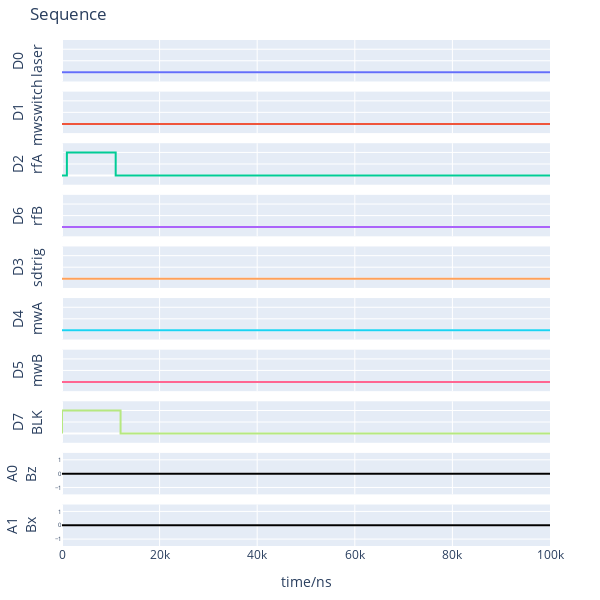

The cell this chart's notebook holds for it:
### Code cell
hm.pg.setSequence(sequence, reset=True)

hm.pg.setTrigger(start=TriggerStart.SOFTWARE, rearm=TriggerRearm.MANUAL)
hm.pg.plotSeq(plot_all=False)

### Figure 1 — Plotly figure (JSON) as saved in the notebook; plotly's stock layout.template omitted (floating-point values rounded to 4 significant figures)
{"data": [{"line": {"shape": "hv"}, "mode": "lines", "name": "D0", "type": "scatter", "x": [0, 100000], "xaxis": "x", "y": [0, 0], "yaxis": "y"}, {"line": {"shape": "hv"}, "mode": "lines", "name": "D1", "type": "scatter", "x": [0, 100000], "xaxis": "x2", "y": [0, 0], "yaxis": "y2"}, {"line": {"shape": "hv"}, "mode": "lines", "name": "D2", "type": "scatter", "x": [0, 0, 1000, 11000, 12000, 100000], "xaxis": "x3", "y": [0, 0, 1, 0, 0, 0], "yaxis": "y3"}, {"line": {"shape": "hv"}, "mode": "lines", "name": "D6", "type": "scatter", "x": [0, 100000], "xaxis": "x4", "y": [0, 0], "yaxis": "y4"}, {"line": {"shape": "hv"}, "mode": "lines", "name": "D3", "type": "scatter", "x": [0, 100000], "xaxis": "x5", "y": [0, 0], "yaxis": "y5"}, {"line": {"shape": "hv"}, "mode": "lines", "name": "D4", "type": "scatter", "x": [0, 100000], "xaxis": "x6", "y": [0, 0], "yaxis": "y6"}, {"line": {"shape": "hv"}, "mode": "lines", "name": "D5", "type": "scatter", "x": [0, 100000], "xaxis": "x7", "y": [0, 0], "yaxis": "y7"}, {"line": {"shape": "hv"}, "mode": "lines", "name": "D7", "type": "scatter", "x": [0, 0, 1000, 11000, 12000, 100000], "xaxis": "x8", "y": [0, 1, 1, 1, 0, 0], "yaxis": "y8"}, {"line": {"color": "black", "shape": "hv"}, "mode": "lines", "name": "A0", "type": "scatter", "x": [0, 100000], "xaxis": "x9", "y": [0.0, 0.0], "yaxis": "y9"}, {"line": {"color": "black", "shape": "hv"}, "mode": "lines", "name": "A1", "type": "scatter", "x": [0, 100000], "xaxis": "x10", "y": [0.0, 0.0], "yaxis": "y10"}], "layout": {"height": 600, "margin": {"b": 40, "l": 50, "r": 50, "t": 40}, "showlegend": false, "title": {"text": "Sequence"}, "width": 600, "xaxis": {"anchor": "y", "domain": [0, 1], "matches": "x10", "showticklabels": false}, "xaxis10": {"anchor": "y10", "domain": [0, 1], "title": {"text": "time/ns"}}, "xaxis2": {"anchor": "y2", "domain": [0, 1], "matches": "x10", "showticklabels": false}, "xaxis3": {"anchor": "y3", "domain": [0, 1], "matches": "x10", "showticklabels": false}, "xaxis4": {"anchor": "y4", "domain": [0, 1], "matches": "x10", "showticklabels": false}, "xaxis5": {"anchor": "y5", "domain": [0, 1], "matches": "x10", "showticklabels": false}, "xaxis6": {"anchor": "y6", "domain": [0, 1], "matches": "x10", "showticklabels": false}, "xaxis7": {"anchor": "y7", "domain": [0, 1], "matches": "x10", "showticklabels": false}, "xaxis8": {"anchor": "y8", "domain": [0, 1], "matches": "x10", "showticklabels": false}, "xaxis9": {"anchor": "y9", "domain": [0, 1], "matches": "x10", "showticklabels": false}, "yaxis": {"anchor": "x", "domain": [0.918, 1.0], "range": [-0.4, 1.4], "showticklabels": false, "title": {"text": "D0<br>laser"}}, "yaxis10": {"anchor": "x10", "domain": [0, 0.082], "range": [-1.5, 1.5], "tickfont": {"size": 6}, "title": {"text": "A1<br>Bx"}}, "yaxis2": {"anchor": "x2", "domain": [0.816, 0.898], "range": [-0.4, 1.4], "showticklabels": false, "title": {"text": "D1<br>mwswitch"}}, "yaxis3": {"anchor": "x3", "domain": [0.714, 0.796], "range": [-0.4, 1.4], "showticklabels": false, "title": {"text": "D2<br>rfA"}}, "yaxis4": {"anchor": "x4", "domain": [0.612, 0.694], "range": [-0.4, 1.4], "showticklabels": false, "title": {"text": "D6<br>rfB"}}, "yaxis5": {"anchor": "x5", "domain": [0.51, 0.592], "range": [-0.4, 1.4], "showticklabels": false, "title": {"text": "D3<br>sdtrig"}}, "yaxis6": {"anchor": "x6", "domain": [0.408, 0.49], "range": [-0.4, 1.4], "showticklabels": false, "title": {"text": "D4<br>mwA"}}, "yaxis7": {"anchor": "x7", "domain": [0.306, 0.388], "range": [-0.4, 1.4], "showticklabels": false, "title": {"text": "D5<br>mwB"}}, "yaxis8": {"anchor": "x8", "domain": [0.204, 0.286], "range": [-0.4, 1.4], "showticklabels": false, "title": {"text": "D7<br>BLK"}}, "yaxis9": {"anchor": "x9", "domain": [0.102, 0.184], "range": [-1.5, 1.5], "tickfont": {"size": 6}, "title": {"text": "A0<br>Bz"}}}}
